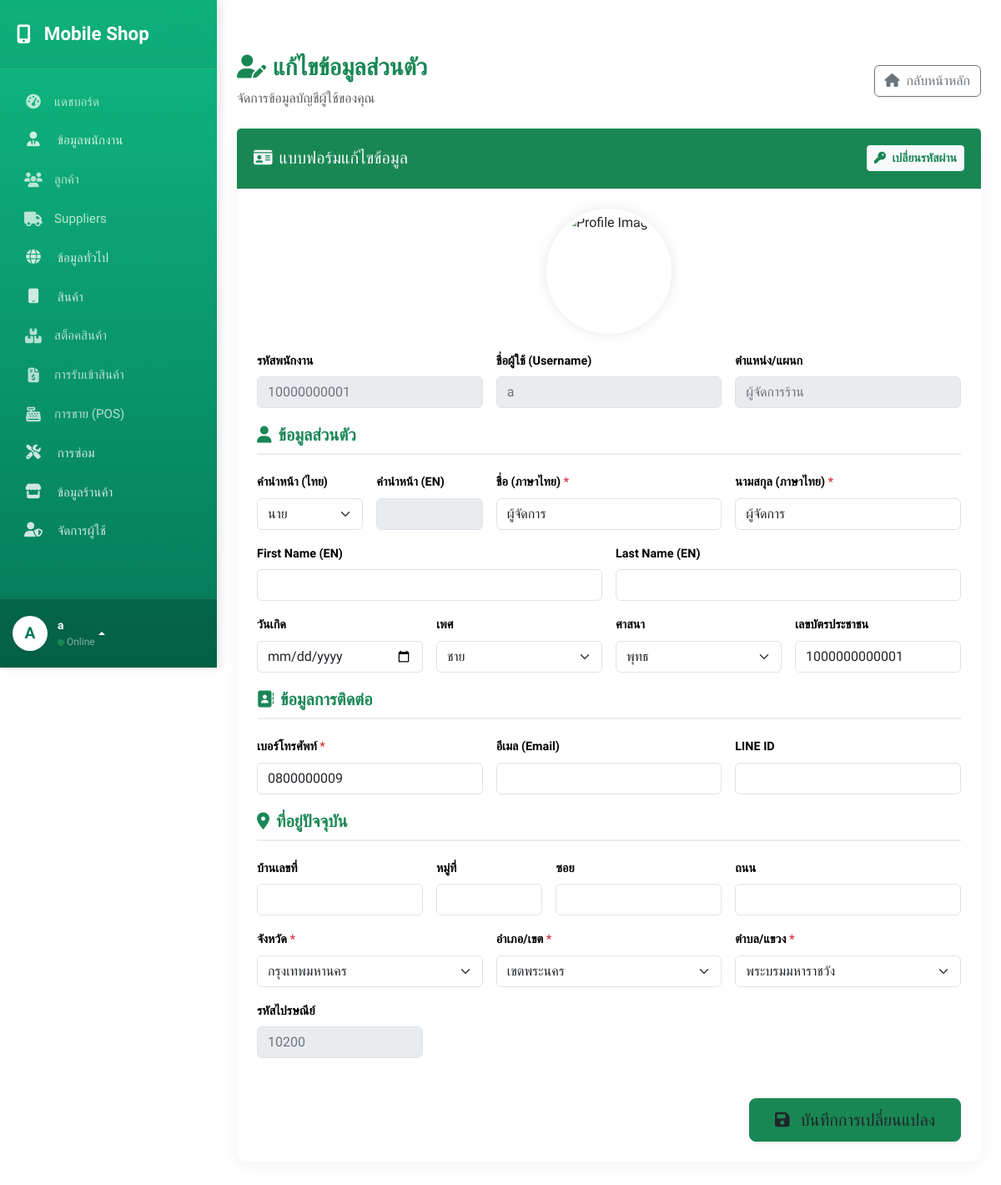
Page /profile/change_profile.php (signed in) on the earlier database version.
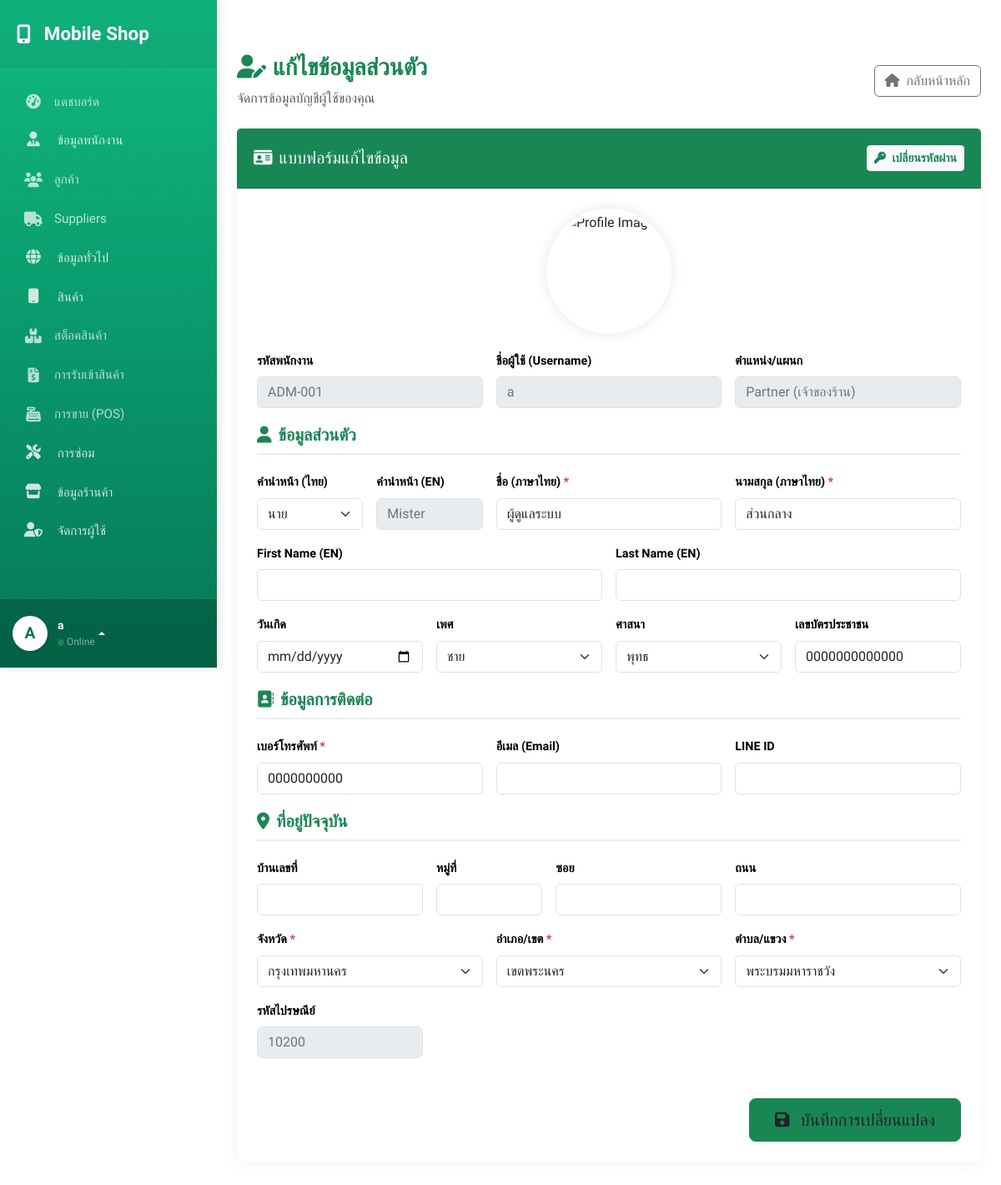
Same page on the later database version.
### tables this page shows
CREATE TABLE `employees` (
  `emp_id` int(6) NOT NULL,
  `emp_code` varchar(20) NOT NULL,
  `emp_national_id` varchar(20) NOT NULL,
  `firstname_th` varchar(30) NOT NULL,
  `lastname_th` varchar(30) NOT NULL,
  `firstname_en` varchar(30) DEFAULT NULL,
  `lastname_en` varchar(30) DEFAULT NULL,
  `emp_phone_no` varchar(20) NOT NULL,
  `emp_email` varchar(75) DEFAULT NULL,
  `emp_line_id` varchar(30) DEFAULT NULL,
  `emp_birthday` date DEFAULT NULL,
  `create_at` datetime NOT NULL DEFAULT current_timestamp(),
  `update_at` datetime NOT NULL DEFAULT current_timestamp(),
  `emp_gender` enum('Male','Female') NOT NULL,
  `emp_status` enum('Active','Resigned') NOT NULL,
  `prefixs_prefix_id` int(6) NOT NULL,
  `Addresses_address_id` int(6) NOT NULL,
  `religions_religion_id` int(2) NOT NULL,
  `departments_dept_id` int(11) NOT NULL,
  `branches_branch_id` int(3) NOT NULL,
  `users_user_id` int(6) DEFAULT NULL COMMENT 'FK อ้างอิงตาราง users',
  `emp_image` varchar(255) DEFAULT NULL COMMENT 'ชื่อไฟล์รูปโปรไฟล์'
);

CREATE TABLE `users` (
  `user_id` int(6) NOT NULL,
  `username` varchar(50) NOT NULL,
  `password` varchar(255) NOT NULL,
  `user_status` enum('Active','Inactive') NOT NULL,
  `create_at` datetime NOT NULL DEFAULT current_timestamp(),
  `update_at` datetime NOT NULL DEFAULT current_timestamp()
);

CREATE TABLE `departments` (
  `dept_id` int(4) NOT NULL,
  `shop_info_shop_id` int(3) NOT NULL,
  `branches_branch_id` int(3) NOT NULL DEFAULT 0 COMMENT 'รหัสสาขาที่สังกัด',
  `dept_name` varchar(50) NOT NULL,
  `dept_desc` varchar(100) DEFAULT NULL,
  `create_at` datetime NOT NULL DEFAULT current_timestamp(),
  `update_at` datetime NOT NULL DEFAULT current_timestamp()
);

CREATE TABLE `religions` (
  `religion_id` int(2) NOT NULL,
  `religion_name_th` varchar(30) NOT NULL,
  `religion_name_en` varchar(30) DEFAULT NULL,
  `is_active` tinyint(1) NOT NULL DEFAULT 1 COMMENT 'สถานะ (1=ใช้งาน, 0=ไม่ใช้งาน)',
  `shop_info_shop_id` int(3) NOT NULL DEFAULT 0 COMMENT 'รหัสร้านค้า (0=ส่วนกลาง)'
);

CREATE TABLE `subdistricts` (
  `subdistrict_id` int(6) NOT NULL,
  `subdistrict_name_th` varchar(50) NOT NULL,
  `subdistrict_name_en` varchar(50) DEFAULT NULL,
  `zip_code` varchar(5) NOT NULL,
  `shop_info_shop_id` int(3) NOT NULL DEFAULT 0 COMMENT 'รหัสร้านค้า (0=ส่วนกลาง)',
  `districts_district_id` int(4) NOT NULL
);

CREATE TABLE `prefixs` (
  `prefix_id` int(6) NOT NULL,
  `prefix_th` varchar(20) NOT NULL,
  `prefix_en` varchar(20) DEFAULT NULL,
  `prefix_th_abbr` varchar(20) DEFAULT NULL,
  `prefix_en_abbr` varchar(20) DEFAULT NULL,
  `shop_info_shop_id` int(3) NOT NULL DEFAULT 0,
  `is_active` tinyint(1) NOT NULL DEFAULT 1 COMMENT 'สถานะ (1=ใช้งาน, 0=ไม่ใช้งาน)'
);

### profile/change_profile.php (the view, shortened to what the changed rows need)
<?php
require '../config/config.php';
$user_id = $_SESSION['user_id'];
$sql = "SELECT e.*, u.username,
               d.dept_name, b.branch_name,
               a.address_id, a.home_no, a.moo, a.soi, a.road,
               sd.subdistrict_id, dist.district_id, pv.province_id, sd.zip_code,
               p.prefix_th, p.prefix_en
        FROM employees e
        JOIN users u ON e.users_user_id = u.user_id
        LEFT JOIN prefixs p ON e.prefixs_prefix_id = p.prefix_id
        LEFT JOIN departments d ON e.departments_dept_id = d.dept_id
        LEFT JOIN branches b ON e.branches_branch_id = b.branch_id
        LEFT JOIN addresses a ON e.Addresses_address_id = a.address_id
        LEFT JOIN subdistricts sd ON a.subdistricts_subdistrict_id = sd.subdistrict_id
        LEFT JOIN districts dist ON sd.districts_district_id = dist.district_id
        LEFT JOIN provinces pv ON dist.provinces_province_id = pv.province_id
        WHERE e.users_user_id = $user_id";
$user_data = mysqli_fetch_assoc(mysqli_query($conn, $sql));
$prefixes = mysqli_query($conn, "SELECT * FROM prefixs");
$religions = mysqli_query($conn, "SELECT * FROM religions");
?>
<!DOCTYPE html>
<html lang="th">
<head>
    <link href="https://cdn.jsdelivr.net/npm/bootstrap@5.3.3/dist/css/bootstrap.min.css" rel="stylesheet">
    <link href="https://cdnjs.cloudflare.com/ajax/libs/font-awesome/6.5.1/css/all.min.css" rel="stylesheet">
</head>
<body>
    <div class="d-flex" id="wrapper">
        <div class="main-content w-100">
            <div class="container-fluid py-4">
                <div class="container">
                    <div class="card card-custom">
                        <div class="card-body p-4">
                            <form method="POST">
                                <div class="row g-3">
                                    <div class="col-md-4">
                                        <label class="form-label">รหัสพนักงาน</label>
                                        <input type="text" class="form-control readonly-input" value="<?= $user_data['emp_code'] ?>" readonly>
                                    </div>
                                    <div class="col-md-4">
                                        <label class="form-label">ชื่อผู้ใช้ (Username)</label>
                                        <input type="text" class="form-control readonly-input" value="<?= $user_data['username'] ?>" readonly>
                                    </div>
                                    <div class="col-md-4">
                                        <label class="form-label">ตำแหน่ง/แผนก</label>
                                        <input type="text" class="form-control readonly-input" value="<?= $user_data['dept_name'] ?? '-' ?>" readonly>
                                    </div>
                                </div>
                                <div class="row g-3">
                                    <div class="col-md-2">
                                        <label class="form-label">คำนำหน้า (ไทย)</label>
                                        <select name="prefix_id" id="prefix_id" class="form-select" onchange="updatePrefixEn()">
                                            <?php foreach ($prefixes as $p): ?>
                                                <option value="<?= $p['prefix_id'] ?>"
                                                    data-en="<?= $p['prefix_en'] ?>"
                                                    <?= $p['prefix_id'] == $user_data['prefixs_prefix_id'] ? 'selected' : '' ?>>
                                                    <?= $p['prefix_th'] ?>
                                                </option>
                                            <?php endforeach; ?>
                                        </select>
                                    </div>
                                    <div class="col-md-2">
                                        <label class="form-label">คำนำหน้า (EN)</label>
                                        <input type="text" id="prefix_en" class="form-control readonly-input" value="<?= $user_data['prefix_en'] ?>" readonly>
                                    </div>
                                    <div class="col-md-4">
                                        <label class="form-label">ชื่อ (ภาษาไทย) <span class="text-danger">*</span></label>
                                        <input type="text" name="firstname_th" class="form-control" value="<?= $user_data['firstname_th'] ?>" required>
                                    </div>
                                    <div class="col-md-4">
                                        <label class="form-label">นามสกุล (ภาษาไทย) <span class="text-danger">*</span></label>
                                        <input type="text" name="lastname_th" class="form-control" value="<?= $user_data['lastname_th'] ?>" required>
                                    </div>
                                    <div class="col-md-3">
                                        <label class="form-label">เพศ</label>
                                        <select name="emp_gender" class="form-select">
                                            <option value="Male" <?= $user_data['emp_gender'] == 'Male' ? 'selected' : '' ?>>ชาย</option>
                                        </select>
                                    </div>
                                    <div class="col-md-3">
                                        <label class="form-label">ศาสนา</label>
                                        <select name="religion_id" class="form-select">
                                            <?php foreach ($religions as $r): ?>
                                                <option value="<?= $r['religion_id'] ?>" <?= $r['religion_id'] == $user_data['religions_religion_id'] ? 'selected' : '' ?>>
                                                    <?= $r['religion_name_th'] ?>
                                                </option>
                                            <?php endforeach; ?>
                                        </select>
                                    </div>
                                    <div class="col-md-3">
                                        <label class="form-label">เลขบัตรประชาชน</label>
                                        <input type="text" name="emp_national_id" id="emp_national_id" class="form-control"
                                            value="<?= $user_data['emp_national_id'] ?>" maxlength="13">
                                    </div>
                                </div>
                                <div class="row g-3">
                                    <div class="col-md-4">
                                        <label class="form-label">เบอร์โทรศัพท์ <span class="text-danger">*</span></label>
                                        <input type="text" name="emp_phone_no" id="emp_phone_no" class="form-control"
                                            value="<?= $user_data['emp_phone_no'] ?>" maxlength="10" required>
                                    </div>
                                </div>
                                <div class="row g-3">
                                    <div class="col-md-3">
                                        <label class="form-label">รหัสไปรษณีย์</label>
                                        <input type="text" id="zipcode" class="form-control readonly-input" value="<?= $user_data['zip_code'] ?>" readonly>
                                    </div>
                                </div>
                            </form>
                        </div>
                    </div>
                </div>
            </div>
        </div>
    </div>
</body>
</html>

Differences in the rows shown:
removed employees: emp_code "10000000001", username "a", dept_name "ผู้จัดการร้าน", firstname_th "ผู้จัดการ", lastname_th "ผู้จัดการ", emp_gender "ชาย", religion_id "พุทธ", emp_national_id "1000000000001", emp_phone_no "0800000009", zip_code "10200"
added employees: emp_code "ADM-001", username "a", dept_name "Partner (เจ้าของร้าน)", prefix_id "นาย", prefix_en "Mister", firstname_th "ผู้ดูแลระบบ", lastname_th "ส่วนกลาง", emp_gender "ชาย", religion_id "พุทธ", emp_national_id "0000000000000", emp_phone_no "0000000000", zip_code "10200"
Other differences:
form field prefix_id: "นาย" → (not shown)
